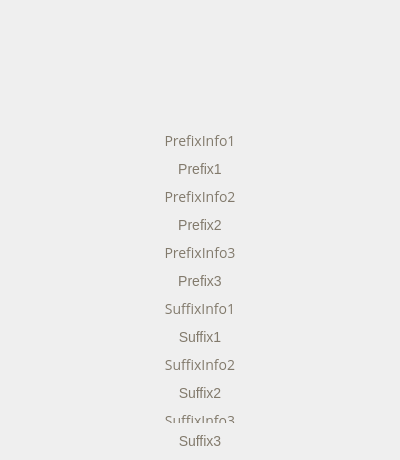
                 <widget class="QWidget" name="item_description_layout" native="true">
                  <property name="sizePolicy">
                   <sizepolicy hsizetype="Fixed" vsizetype="MinimumExpanding">
                    <horstretch>0</horstretch>
                    <verstretch>0</verstretch>
                   </sizepolicy>
                  </property>
                  <property name="minimumSize">
                   <size>
                    <width>400</width>
                    <height>318</height>
                   </size>
                  </property>
                  <property name="maximumSize">
                   <size>
                    <width>400</width>
                    <height>1675555</height>
                   </size>
                  </property>
                  <property name="mouseTracking">
                   <bool>false</bool>
                  </property>
                  <property name="styleSheet">
                   <string notr="true"/>
                  </property>
                  <layout class="QVBoxLayout" name="verticalLayout_4">
                   <property name="spacing">
                    <number>0</number>
                   </property>
                   <property name="leftMargin">
                    <number>0</number>
                   </property>
                   <property name="topMargin">
                    <number>0</number>
                   </property>
                   <property name="rightMargin">
                    <number>0</number>
                   </property>
                   <property name="bottomMargin">
                    <number>0</number>
                   </property>
                   <item>
                    <widget class="QWidget" name="item_header" native="true">
                     <property name="sizePolicy">
                      <sizepolicy hsizetype="Fixed" vsizetype="Fixed">
                       <horstretch>0</horstretch>
                       <verstretch>0</verstretch>
                      </sizepolicy>
                     </property>
                     <property name="minimumSize">
                      <size>
                       <width>400</width>
                       <height>54</height>
                      </size>
                     </property>
                     <property name="maximumSize">
                      <size>
                       <width>400</width>
                       <height>54</height>
                      </size>
                     </property>
                     <property name="baseSize">
                      <size>
                       <width>400</width>
                       <height>44</height>
                      </size>
                     </property>
                     <property name="contextMenuPolicy">
                      <enum>Qt::NoContextMenu</enum>
                     </property>
                     <layout class="QVBoxLayout" name="verticalLayout_10">
                      <property name="spacing">
                       <number>0</number>
                      </property>
                      <property name="leftMargin">
                       <number>0</number>
                      </property>
                      <property name="topMargin">
                       <number>0</number>
                      </property>
                      <property name="rightMargin">
                       <number>0</number>
                      </property>
                      <property name="bottomMargin">
                       <number>0</number>
                      </property>
                      <item>
                       <widget class="QLabel" name="item_header_text_label">
                        <property name="enabled">
                         <bool>true</bool>
                        </property>
                        <property name="sizePolicy">
                         <sizepolicy hsizetype="Fixed" vsizetype="Fixed">
                          <horstretch>0</horstretch>
                          <verstretch>0</verstretch>
                         </sizepolicy>
                        </property>
                        <property name="minimumSize">
                         <size>
                          <width>400</width>
                          <height>54</height>
                         </size>
                        </property>
                        <property name="maximumSize">
                         <size>
                          <width>400</width>
                          <height>54</height>
                         </size>
                        </property>
                        <property name="font">
                         <font>
                          <family>Open Sans</family>
                          <pointsize>-1</pointsize>
                          <weight>50</weight>
                          <italic>false</italic>
                          <bold>false</bold>
                          <kerning>true</kerning>
                         </font>
                        </property>
                        <property name="styleSheet">
                         <string notr="true">background-image: url(:/icons/assets/images/item-header-normal.png)</string>
                        </property>
                        <property name="text">
                         <string/>
                        </property>
                        <property name="textFormat">
                         <enum>Qt::RichText</enum>
                        </property>
                        <property name="scaledContents">
                         <bool>true</bool>
                        </property>
                        <property name="alignment">
                         <set>Qt::AlignCenter</set>
                        </property>
                        <property name="wordWrap">
                         <bool>true</bool>
                        </property>
                       </widget>
                      </item>
                     </layout>
                    </widget>
                   </item>
                   <item>
                    <widget class="QWidget" name="ItemInfoBox" native="true">
                     <property name="sizePolicy">
                      <sizepolicy hsizetype="Fixed" vsizetype="MinimumExpanding">
                       <horstretch>0</horstretch>
                       <verstretch>0</verstretch>
                      </sizepolicy>
                     </property>
                     <property name="minimumSize">
                      <size>
                       <width>400</width>
                       <height>0</height>
                      </size>
                     </property>
                     <property name="maximumSize">
                      <size>
                       <width>400</width>
                       <height>1675555</height>
                      </size>
                     </property>
                     <layout class="QVBoxLayout" name="verticalLayout_5">
                      <property name="spacing">
                       <number>0</number>
                      </property>
                      <property name="leftMargin">
                       <number>0</number>
                      </property>
                      <property name="topMargin">
                       <number>0</number>
                      </property>
                      <property name="rightMargin">
                       <number>0</number>
                      </property>
                      <property name="bottomMargin">
                       <number>0</number>
                      </property>
                      <item alignment="Qt::AlignHCenter|Qt::AlignTop">
                       <widget class="QWidget" name="Affixes" native="true">
                        <property name="sizePolicy">
                         <sizepolicy hsizetype="Fixed" vsizetype="MinimumExpanding">
                          <horstretch>0</horstretch>
                          <verstretch>0</verstretch>
                         </sizepolicy>
                        </property>
                        <property name="minimumSize">
                         <size>
                          <width>400</width>
                          <height>0</height>
                         </size>
                        </property>
                        <property name="maximumSize">
                         <size>
                          <width>400</width>
                          <height>1675555</height>
                         </size>
                        </property>
                        <property name="styleSheet">
                         <string notr="true">color: #827a6c;
padding: 2px 10px;
    font-size: 14px;
	font-style: fontin;
    line-height: 14px;
	font-align: center;</string>
                        </property>
                        <layout class="QVBoxLayout" name="verticalLayout_3">
                         <property name="spacing">
                          <number>0</number>
                         </property>
                         <property name="leftMargin">
                          <number>0</number>
                         </property>
                         <property name="topMargin">
                          <number>0</number>
                         </property>
                         <property name="rightMargin">
                          <number>0</number>
                         </property>
                         <property name="bottomMargin">
                          <number>0</number>
                         </property>
                         <item>
                          <widget class="QLabel" name="ItemProperties">
                           <property name="styleSheet">
                            <string notr="true">color: #827a6c;
    font-size: 14px;
    line-height: 14px;</string>
                           </property>
                           <property name="text">
                            <string/>
                           </property>
                           <property name="textFormat">
                            <enum>Qt::RichText</enum>
                           </property>
                           <property name="alignment">
                            <set>Qt::AlignCenter</set>
                           </property>
                          </widget>
                         </item>
                         <item>
                          <widget class="QLabel" name="ItemSpacer1">
                           <property name="sizePolicy">
                            <sizepolicy hsizetype="Minimum" vsizetype="Fixed">
                             <horstretch>0</horstretch>
                             <verstretch>0</verstretch>
                            </sizepolicy>
                           </property>
                           <property name="maximumSize">
                            <size>
                             <width>400</width>
                             <height>2</height>
                            </size>
                           </property>
                           <property name="baseSize">
                            <size>
                             <width>0</width>
                             <height>0</height>
                            </size>
                           </property>
                           <property name="text">
                            <string/>
                           </property>
                           <property name="textFormat">
                            <enum>Qt::RichText</enum>
                           </property>
                           <property name="pixmap">
                            <pixmap>C:/Users/spark/source/repos/ExileCraft/ExileCraft/assets/images/item-sep.png</pixmap>
                           </property>
                           <property name="scaledContents">
                            <bool>false</bool>
                           </property>
                           <property name="alignment">
                            <set>Qt::AlignCenter</set>
                           </property>
                          </widget>
                         </item>
                         <item>
                          <widget class="QLabel" name="ItemRequirements">
                           <property name="sizePolicy">
                            <sizepolicy hsizetype="Preferred" vsizetype="Preferred">
                             <horstretch>0</horstretch>
                             <verstretch>0</verstretch>
                            </sizepolicy>
                           </property>
                           <property name="styleSheet">
                            <string notr="true">color: #827a6c;
    font-size: 14px;
    line-height: 14px;</string>
                           </property>
                           <property name="textFormat">
                            <enum>Qt::RichText</enum>
                           </property>
                           <property name="alignment">
                            <set>Qt::AlignCenter</set>
                           </property>
                          </widget>
                         </item>
                         <item>
                          <widget class="QLabel" name="ItemSpacer2">
                           <property name="sizePolicy">
                            <sizepolicy hsizetype="Minimum" vsizetype="Fixed">
                             <horstretch>0</horstretch>
                             <verstretch>0</verstretch>
                            </sizepolicy>
                           </property>
                           <property name="maximumSize">
                            <size>
                             <width>400</width>
                             <height>2</height>
                            </size>
                           </property>
                           <property name="baseSize">
                            <size>
                             <width>0</width>
                             <height>0</height>
                            </size>
                           </property>
                           <property name="text">
                            <string/>
                           </property>
                           <property name="textFormat">
                            <enum>Qt::RichText</enum>
                           </property>
                           <property name="pixmap">
                            <pixmap>C:/Users/spark/source/repos/ExileCraft/ExileCraft/assets/images/item-sep.png</pixmap>
                           </property>
                           <property name="scaledContents">
                            <bool>false</bool>
                           </property>
                           <property name="alignment">
                            <set>Qt::AlignCenter</set>
                           </property>
                          </widget>
                         </item>
                         <item>
                          <widget class="QLabel" name="ItemImplicits">
                           <property name="enabled">
                            <bool>false</bool>
                           </property>
                           <property name="styleSheet">
                            <string notr="true">color: #8787fe;
    font-size: 14px;
    line-height: 14px;</string>
                           </property>
                           <property name="text">
                            <string/>
                           </property>
                           <property name="textFormat">
                            <enum>Qt::RichText</enum>
                           </property>
                           <property name="alignment">
                            <set>Qt::AlignCenter</set>
                           </property>
                           <property name="wordWrap">
                            <bool>true</bool>
                           </property>
                          </widget>
                         </item>
                         <item>
                          <widget class="QLabel" name="ItemSpacer3">
                           <property name="enabled">
                            <bool>false</bool>
                           </property>
                           <property name="sizePolicy">
                            <sizepolicy hsizetype="Minimum" vsizetype="Fixed">
                             <horstretch>0</horstretch>
                             <verstretch>0</verstretch>
                            </sizepolicy>
                           </property>
                           <property name="maximumSize">
                            <size>
                             <width>400</width>
                             <height>2</height>
                            </size>
                           </property>
                           <property name="baseSize">
                            <size>
                             <width>0</width>
                             <height>0</height>
                            </size>
                           </property>
                           <property name="text">
                            <string/>
                           </property>
                           <property name="textFormat">
                            <enum>Qt::RichText</enum>
                           </property>
                           <property name="pixmap">
                            <pixmap>C:/Users/spark/source/repos/ExileCraft/ExileCraft/assets/images/item-sep.png</pixmap>
                           </property>
                           <property name="scaledContents">
                            <bool>false</bool>
                           </property>
                           <property name="alignment">
                            <set>Qt::AlignCenter</set>
                           </property>
                          </widget>
                         </item>
                        </layout>
                       </widget>
                      </item>
                      <item alignment="Qt::AlignHCenter">
                       <widget class="QWidget" name="Modifiers" native="true">
                        <property name="enabled">
                         <bool>false</bool>
                        </property>
                        <property name="sizePolicy">
                         <sizepolicy hsizetype="Fixed" vsizetype="MinimumExpanding">
                          <horstretch>0</horstretch>
                          <verstretch>0</verstretch>
                         </sizepolicy>
                        </property>
                        <property name="minimumSize">
                         <size>
                          <width>400</width>
                          <height>0</height>
                         </size>
                        </property>
                        <property name="maximumSize">
                         <size>
                          <width>400</width>
                          <height>16777215</height>
                         </size>
                        </property>
                        <property name="styleSheet">
                         <string notr="true">color: #827a6c;
padding: 2px 10px;
	font-style: fontin;
    font-size: 14px;
    line-height: 14px;
</string>
                        </property>
                        <layout class="QVBoxLayout" name="verticalLayout_6">
                         <item>
                          <widget class="QLabel" name="PrefixInfo1">
                           <property name="enabled">
                            <bool>false</bool>
                           </property>
                           <property name="minimumSize">
                            <size>
                             <width>0</width>
                             <height>16</height>
                            </size>
                           </property>
                           <property name="font">
                            <font>
                             <family>Open Sans</family>
                             <pointsize>-1</pointsize>
                             <weight>50</weight>
                             <italic>false</italic>
                             <bold>false</bold>
                            </font>
                           </property>
                           <property name="text">
                            <string>PrefixInfo1</string>
                           </property>
                           <property name="textFormat">
                            <enum>Qt::RichText</enum>
                           </property>
                           <property name="alignment">
                            <set>Qt::AlignCenter</set>
                           </property>
                          </widget>
                         </item>
                         <item>
                          <widget class="QLabel" name="Prefix1">
                           <property name="enabled">
                            <bool>false</bool>
                           </property>
                           <property name="minimumSize">
                            <size>
                             <width>0</width>
                             <height>16</height>
                            </size>
                           </property>
                           <property name="text">
                            <string>Prefix1</string>
                           </property>
                           <property name="textFormat">
                            <enum>Qt::RichText</enum>
                           </property>
                           <property name="alignment">
                            <set>Qt::AlignCenter</set>
                           </property>
                          </widget>
                         </item>
                         <item>
                          <widget class="QLabel" name="PrefixInfo2">
                           <property name="enabled">
                            <bool>false</bool>
                           </property>
                           <property name="minimumSize">
                            <size>
                             <width>0</width>
                             <height>16</height>
                            </size>
                           </property>
                           <property name="font">
                            <font>
                             <family>Open Sans</family>
                             <pointsize>-1</pointsize>
                             <weight>50</weight>
                             <italic>false</italic>
                             <bold>false</bold>
                            </font>
                           </property>
                           <property name="text">
                            <string>PrefixInfo2</string>
                           </property>
                           <property name="textFormat">
                            <enum>Qt::RichText</enum>
                           </property>
                           <property name="alignment">
                            <set>Qt::AlignCenter</set>
                           </property>
                          </widget>
                         </item>
                         <item>
                          <widget class="QLabel" name="Prefix2">
                           <property name="enabled">
                            <bool>false</bool>
                           </property>
                           <property name="minimumSize">
                            <size>
                             <width>0</width>
                             <height>16</height>
                            </size>
                           </property>
                           <property name="text">
                            <string>Prefix2</string>
                           </property>
                           <property name="textFormat">
                            <enum>Qt::RichText</enum>
                           </property>
                           <property name="alignment">
                            <set>Qt::AlignCenter</set>
                           </property>
                          </widget>
                         </item>
                         <item>
                          <widget class="QLabel" name="PrefixInfo3">
                           <property name="enabled">
                            <bool>false</bool>
                           </property>
                           <property name="minimumSize">
                            <size>
                             <width>0</width>
                             <height>16</height>
                            </size>
                           </property>
                           <property name="font">
                            <font>
                             <family>Open Sans</family>
                             <pointsize>-1</pointsize>
                             <weight>50</weight>
                             <italic>false</italic>
                             <bold>false</bold>
                            </font>
                           </property>
                           <property name="text">
                            <string>PrefixInfo3</string>
                           </property>
                           <property name="textFormat">
                            <enum>Qt::RichText</enum>
                           </property>
                           <property name="alignment">
                            <set>Qt::AlignCenter</set>
                           </property>
                          </widget>
                         </item>
                         <item>
                          <widget class="QLabel" name="Prefix3">
                           <property name="enabled">
                            <bool>false</bool>
                           </property>
                           <property name="minimumSize">
                            <size>
                             <width>0</width>
                             <height>16</height>
                            </size>
                           </property>
                           <property name="text">
                            <string>Prefix3</string>
                           </property>
                           <property name="textFormat">
                            <enum>Qt::RichText</enum>
                           </property>
                           <property name="alignment">
                            <set>Qt::AlignCenter</set>
                           </property>
                          </widget>
                         </item>
                         <item>
                          <widget class="QLabel" name="SuffixInfo1">
                           <property name="enabled">
                            <bool>false</bool>
                           </property>
                           <property name="minimumSize">
                            <size>
                             <width>0</width>
                             <height>16</height>
                            </size>
                           </property>
                           <property name="font">
                            <font>
                             <family>Open Sans</family>
                             <pointsize>-1</pointsize>
                             <weight>50</weight>
                             <italic>false</italic>
                             <bold>false</bold>
                            </font>
                           </property>
                           <property name="text">
                            <string>SuffixInfo1</string>
                           </property>
                           <property name="textFormat">
                            <enum>Qt::RichText</enum>
                           </property>
                           <property name="alignment">
                            <set>Qt::AlignCenter</set>
                           </property>
                          </widget>
                         </item>
                         <item>
                          <widget class="QLabel" name="Suffix1">
                           <property name="enabled">
                            <bool>false</bool>
                           </property>
                           <property name="minimumSize">
                            <size>
                             <width>0</width>
                             <height>16</height>
                            </size>
                           </property>
                           <property name="text">
                            <string>Suffix1</string>
                           </property>
                           <property name="textFormat">
                            <enum>Qt::RichText</enum>
                           </property>
                           <property name="alignment">
                            <set>Qt::AlignCenter</set>
                           </property>
                          </widget>
                         </item>
                         <item>
                          <widget class="QLabel" name="SuffixInfo2">
                           <property name="enabled">
                            <bool>false</bool>
                           </property>
                           <property name="minimumSize">
                            <size>
                             <width>0</width>
                             <height>16</height>
                            </size>
                           </property>
                           <property name="font">
                            <font>
                             <family>Open Sans</family>
                             <pointsize>-1</pointsize>
                             <weight>50</weight>
                             <italic>false</italic>
                             <bold>false</bold>
                            </font>
                           </property>
                           <property name="text">
                            <string>SuffixInfo2</string>
                           </property>
                           <property name="textFormat">
                            <enum>Qt::RichText</enum>
                           </property>
                           <property name="alignment">
                            <set>Qt::AlignCenter</set>
                           </property>
                          </widget>
                         </item>
                         <item>
                          <widget class="QLabel" name="Suffix2">
                           <property name="enabled">
                            <bool>false</bool>
                           </property>
                           <property name="minimumSize">
                            <size>
                             <width>0</width>
                             <height>16</height>
                            </size>
                           </property>
                           <property name="text">
                            <string>Suffix2</string>
                           </property>
                           <property name="textFormat">
                            <enum>Qt::RichText</enum>
                           </property>
                           <property name="alignment">
                            <set>Qt::AlignCenter</set>
                           </property>
                          </widget>
                         </item>
                         <item>
                          <widget class="QLabel" name="SuffixInfo3">
                           <property name="enabled">
                            <bool>false</bool>
                           </property>
                           <property name="sizePolicy">
                            <sizepolicy hsizetype="Preferred" vsizetype="Fixed">
                             <horstretch>0</horstretch>
                             <verstretch>0</verstretch>
                            </sizepolicy>
                           </property>
                           <property name="minimumSize">
                            <size>
                             <width>0</width>
                             <height>16</height>
                            </size>
                           </property>
                           <property name="maximumSize">
                            <size>
                             <width>16777215</width>
                             <height>16</height>
                            </size>
                           </property>
                           <property name="font">
                            <font>
                             <family>Open Sans</family>
                             <pointsize>-1</pointsize>
                             <weight>50</weight>
                             <italic>false</italic>
                             <bold>false</bold>
                            </font>
                           </property>
                           <property name="lineWidth">
                            <number>1</number>
                           </property>
                           <property name="text">
                            <string>SuffixInfo3</string>
                           </property>
                           <property name="textFormat">
                            <enum>Qt::RichText</enum>
                           </property>
                           <property name="alignment">
                            <set>Qt::AlignCenter</set>
                           </property>
                          </widget>
                         </item>
                         <item>
                          <widget class="QLabel" name="Suffix3">
                           <property name="enabled">
                            <bool>false</bool>
                           </property>
                           <property name="minimumSize">
                            <size>
                             <width>0</width>
                             <height>16</height>
                            </size>
                           </property>
                           <property name="text">
                            <string>Suffix3</string>
                           </property>
                           <property name="textFormat">
                            <enum>Qt::RichText</enum>
                           </property>
                           <property name="alignment">
                            <set>Qt::AlignCenter</set>
                           </property>
                          </widget>
                         </item>
                        </layout>
                       </widget>
                      </item>
                     </layout>
                    </widget>
                   </item>
                  </layout>
                 </widget>
